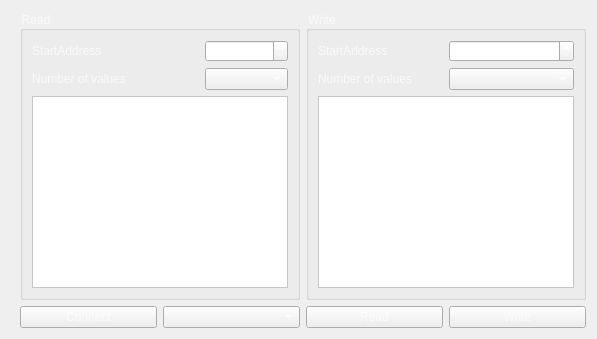
        <widget class="QWidget" name="tab_6">
         <property name="accessibleDescription">
          <string/>
         </property>
         <property name="styleSheet">
          <string notr="true">QWidget#tab_6{

border: 1px solid;
border-color: rgb(0, 0, 0);
}
</string>
         </property>
         <attribute name="icon">
          <iconset resource="ciwa.qrc">
           <normaloff>:/system/resources/icons/system/PLC模拟.png</normaloff>:/system/resources/icons/system/PLC模拟.png</iconset>
         </attribute>
         <attribute name="title">
          <string>PLC模拟</string>
         </attribute>
         <layout class="QGridLayout" name="gridLayout_9">
          <property name="leftMargin">
           <number>20</number>
          </property>
          <item row="0" column="0" colspan="2">
           <widget class="QGroupBox" name="groupBox_10">
            <property name="styleSheet">
             <string notr="true">color: rgba(255, 255, 255, 170);</string>
            </property>
            <property name="title">
             <string>Read</string>
            </property>
            <layout class="QGridLayout" name="gridLayout_12">
             <item row="0" column="0" colspan="2">
              <widget class="QLabel" name="label_17">
               <property name="text">
                <string>StartAddress</string>
               </property>
              </widget>
             </item>
             <item row="0" column="2">
              <widget class="QSpinBox" name="spinBox"/>
             </item>
             <item row="1" column="0" colspan="2">
              <widget class="QLabel" name="label_19">
               <property name="text">
                <string>Number of values</string>
               </property>
              </widget>
             </item>
             <item row="1" column="2">
              <widget class="QComboBox" name="comboBox"/>
             </item>
             <item row="2" column="0" colspan="3">
              <widget class="QListWidget" name="listWidget">
               <property name="styleSheet">
                <string notr="true">background-color: rgb(255, 255, 255);
color: rgb(0, 0, 0);</string>
               </property>
              </widget>
             </item>
            </layout>
           </widget>
          </item>
          <item row="0" column="2" colspan="2">
           <widget class="QGroupBox" name="groupBox_11">
            <property name="styleSheet">
             <string notr="true">color: rgba(255, 255, 255, 170);</string>
            </property>
            <property name="title">
             <string>Write</string>
            </property>
            <layout class="QGridLayout" name="gridLayout_13">
             <item row="0" column="0">
              <widget class="QLabel" name="label_29">
               <property name="text">
                <string>StartAddress</string>
               </property>
              </widget>
             </item>
             <item row="0" column="1">
              <widget class="QSpinBox" name="spinBox_2"/>
             </item>
             <item row="1" column="0">
              <widget class="QLabel" name="label_30">
               <property name="text">
                <string>Number of values</string>
               </property>
              </widget>
             </item>
             <item row="1" column="1">
              <widget class="QComboBox" name="comboBox_3"/>
             </item>
             <item row="2" column="0" colspan="2">
              <widget class="QTreeView" name="treeView_2">
               <property name="layoutDirection">
                <enum>Qt::LeftToRight</enum>
               </property>
               <property name="styleSheet">
                <string notr="true">background-color: rgb(255, 255, 255);
color: rgb(0, 0, 0);</string>
               </property>
               <property name="alternatingRowColors">
                <bool>true</bool>
               </property>
               <property name="rootIsDecorated">
                <bool>false</bool>
               </property>
               <property name="uniformRowHeights">
                <bool>true</bool>
               </property>
               <property name="itemsExpandable">
                <bool>false</bool>
               </property>
              </widget>
             </item>
            </layout>
           </widget>
          </item>
          <item row="1" column="0">
           <widget class="QPushButton" name="pushButtonConnect">
            <property name="styleSheet">
             <string notr="true">color: rgba(255, 255, 255, 170);</string>
            </property>
            <property name="text">
             <string>Connect</string>
            </property>
           </widget>
          </item>
          <item row="1" column="1">
           <widget class="QComboBox" name="comboBoxRegisterType">
            <property name="maximumSize">
             <size>
              <width>16777215</width>
              <height>16777215</height>
             </size>
            </property>
            <property name="styleSheet">
             <string notr="true">color: rgba(255, 255, 255, 170);</string>
            </property>
           </widget>
          </item>
          <item row="1" column="2">
           <widget class="QPushButton" name="pushButton_6">
            <property name="styleSheet">
             <string notr="true">color: rgba(255, 255, 255, 170);</string>
            </property>
            <property name="text">
             <string>Read</string>
            </property>
           </widget>
          </item>
          <item row="1" column="3">
           <widget class="QPushButton" name="pushButton_7">
            <property name="styleSheet">
             <string notr="true">color: rgba(255, 255, 255, 170);</string>
            </property>
            <property name="text">
             <string>Write</string>
            </property>
           </widget>
          </item>
         </layout>
        </widget>
